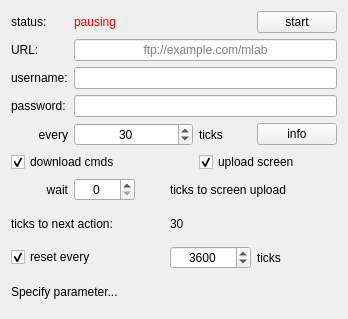
<?xml version="1.0" encoding="UTF-8"?>
<ui version="4.0">
 <class>networkWindow</class>
 <widget class="QWidget" name="networkWindow">
  <property name="geometry">
   <rect>
    <x>0</x>
    <y>0</y>
    <width>348</width>
    <height>319</height>
   </rect>
  </property>
  <property name="windowTitle">
   <string>network remote</string>
  </property>
  <layout class="QGridLayout" name="gridLayout">
   <item row="4" column="1" colspan="3">
    <widget class="QSpinBox" name="spb_ticks">
     <property name="alignment">
      <set>Qt::AlignCenter</set>
     </property>
     <property name="minimum">
      <number>1</number>
     </property>
     <property name="maximum">
      <number>100000</number>
     </property>
     <property name="value">
      <number>30</number>
     </property>
    </widget>
   </item>
   <item row="3" column="1" colspan="6">
    <widget class="QLineEdit" name="txt_password">
     <property name="text">
      <string/>
     </property>
     <property name="echoMode">
      <enum>QLineEdit::Password</enum>
     </property>
     <property name="alignment">
      <set>Qt::AlignCenter</set>
     </property>
    </widget>
   </item>
   <item row="10" column="3" colspan="3">
    <widget class="QSpinBox" name="spb_reset">
     <property name="alignment">
      <set>Qt::AlignCenter</set>
     </property>
     <property name="maximum">
      <number>10000</number>
     </property>
     <property name="value">
      <number>3600</number>
     </property>
    </widget>
   </item>
   <item row="0" column="1" colspan="5">
    <widget class="QLabel" name="lbl_status">
     <property name="styleSheet">
      <string notr="true">color: red;</string>
     </property>
     <property name="text">
      <string>pausing</string>
     </property>
    </widget>
   </item>
   <item row="9" column="3" colspan="4">
    <widget class="QLabel" name="lbl_ticksToNext">
     <property name="sizePolicy">
      <sizepolicy hsizetype="Expanding" vsizetype="Preferred">
       <horstretch>0</horstretch>
       <verstretch>0</verstretch>
      </sizepolicy>
     </property>
     <property name="text">
      <string>30</string>
     </property>
     <property name="alignment">
      <set>Qt::AlignLeading|Qt::AlignLeft|Qt::AlignVCenter</set>
     </property>
    </widget>
   </item>
   <item row="10" column="0" colspan="2">
    <widget class="QCheckBox" name="chb_reset">
     <property name="text">
      <string>reset every</string>
     </property>
     <property name="checked">
      <bool>true</bool>
     </property>
    </widget>
   </item>
   <item row="3" column="0">
    <widget class="QLabel" name="lbl_password_lbl">
     <property name="text">
      <string>password:</string>
     </property>
    </widget>
   </item>
   <item row="8" column="0">
    <widget class="QLabel" name="lbl_wait_lbl">
     <property name="text">
      <string>wait</string>
     </property>
     <property name="alignment">
      <set>Qt::AlignRight|Qt::AlignTrailing|Qt::AlignVCenter</set>
     </property>
    </widget>
   </item>
   <item row="0" column="0">
    <widget class="QLabel" name="lbl_status_lbl">
     <property name="text">
      <string>status:</string>
     </property>
    </widget>
   </item>
   <item row="4" column="6">
    <widget class="QPushButton" name="btn_info">
     <property name="text">
      <string>info</string>
     </property>
    </widget>
   </item>
   <item row="2" column="0">
    <widget class="QLabel" name="lbl_username_lbl">
     <property name="text">
      <string>username:</string>
     </property>
    </widget>
   </item>
   <item row="1" column="0">
    <widget class="QLabel" name="lbl_url_lbl">
     <property name="text">
      <string>URL:</string>
     </property>
    </widget>
   </item>
   <item row="4" column="0">
    <widget class="QLabel" name="lbl_every_lbl">
     <property name="text">
      <string>every</string>
     </property>
     <property name="alignment">
      <set>Qt::AlignRight|Qt::AlignTrailing|Qt::AlignVCenter</set>
     </property>
    </widget>
   </item>
   <item row="9" column="0" colspan="2">
    <widget class="QLabel" name="lbl_ticksToNext_lbl">
     <property name="text">
      <string>ticks to next action:</string>
     </property>
    </widget>
   </item>
   <item row="8" column="1">
    <widget class="QSpinBox" name="spb_ticksWait">
     <property name="alignment">
      <set>Qt::AlignCenter</set>
     </property>
     <property name="minimum">
      <number>0</number>
     </property>
     <property name="maximum">
      <number>10000</number>
     </property>
    </widget>
   </item>
   <item row="8" column="3" colspan="4">
    <widget class="QLabel" name="lbl_waitToScreenUpload">
     <property name="text">
      <string>ticks to screen upload</string>
     </property>
    </widget>
   </item>
   <item row="10" column="6">
    <widget class="QLabel" name="lbl_resetTicks_lbl">
     <property name="text">
      <string>ticks</string>
     </property>
    </widget>
   </item>
   <item row="2" column="1" colspan="6">
    <widget class="QLineEdit" name="txt_username">
     <property name="alignment">
      <set>Qt::AlignCenter</set>
     </property>
     <property name="placeholderText">
      <string/>
     </property>
    </widget>
   </item>
   <item row="1" column="1" colspan="6">
    <widget class="QLineEdit" name="txt_url">
     <property name="alignment">
      <set>Qt::AlignCenter</set>
     </property>
     <property name="placeholderText">
      <string>ftp://example.com/mlab</string>
     </property>
    </widget>
   </item>
   <item row="4" column="4" colspan="2">
    <widget class="QLabel" name="lbl_ticks">
     <property name="text">
      <string>ticks</string>
     </property>
    </widget>
   </item>
   <item row="0" column="6">
    <widget class="QPushButton" name="btn_startStop">
     <property name="text">
      <string>start</string>
     </property>
    </widget>
   </item>
   <item row="5" column="0" colspan="2">
    <widget class="QCheckBox" name="chb_downloadCmds">
     <property name="text">
      <string>download cmds</string>
     </property>
     <property name="checked">
      <bool>true</bool>
     </property>
    </widget>
   </item>
   <item row="5" column="4" colspan="3">
    <widget class="QCheckBox" name="chb_uploadScreen">
     <property name="text">
      <string>upload screen</string>
     </property>
     <property name="checked">
      <bool>true</bool>
     </property>
    </widget>
   </item>
   <item row="11" column="0" colspan="7">
    <widget class="QLabel" name="lbl_info">
     <property name="text">
      <string>Specify parameter...</string>
     </property>
    </widget>
   </item>
  </layout>
 </widget>
 <tabstops>
  <tabstop>spb_ticks</tabstop>
 </tabstops>
 <resources/>
 <connections/>
</ui>
